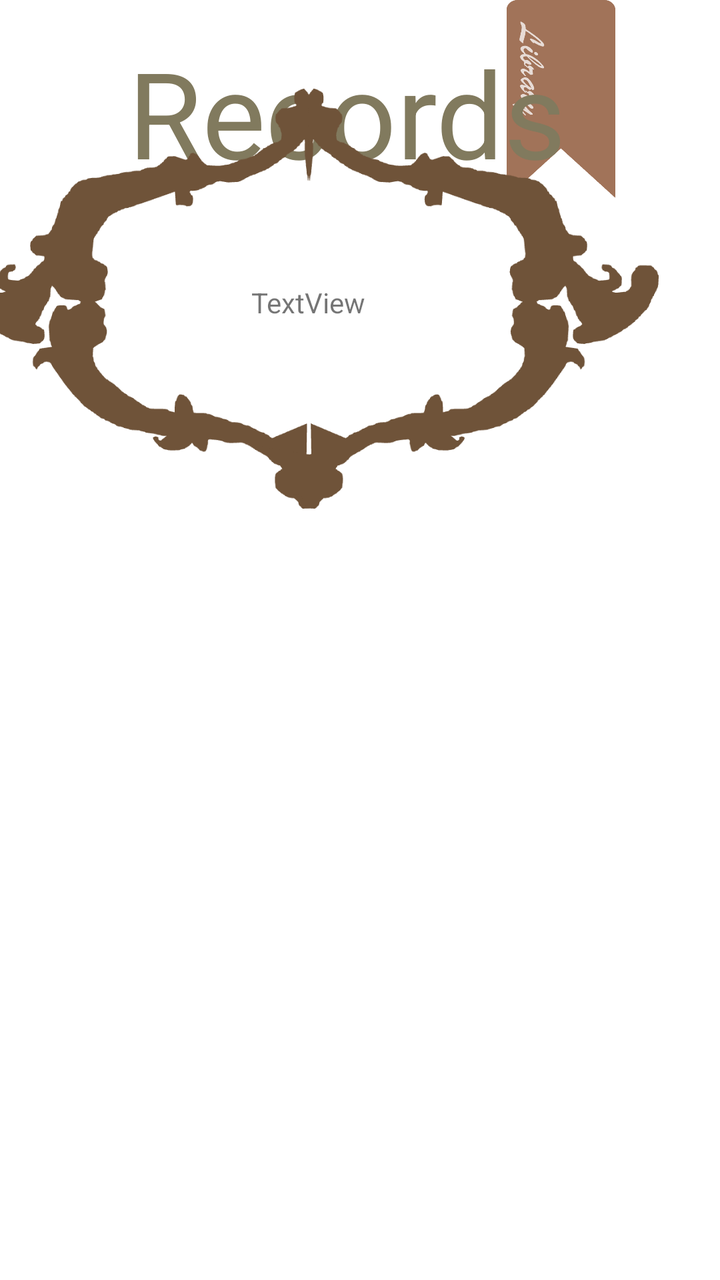
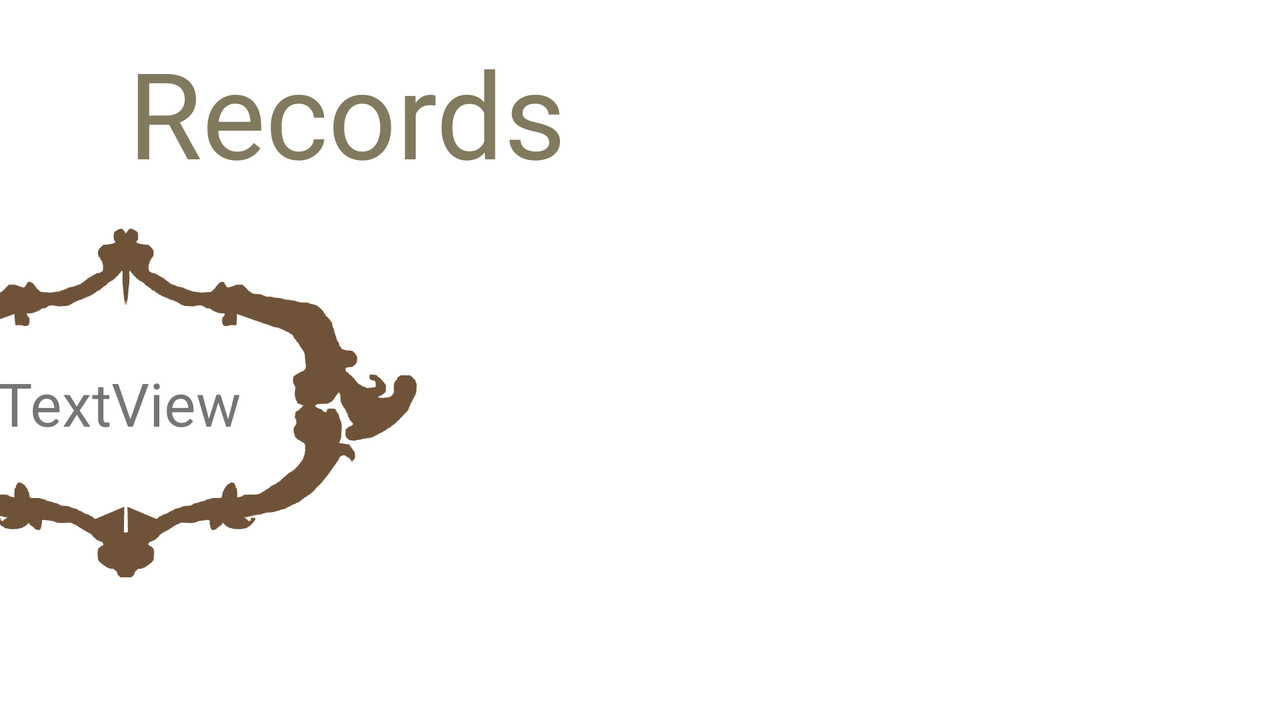

Compare how this app lays out the same screen by default and in its alternative resource folder. The renders come first, then the two layout files and the values they reference.
<!-- AndroidManifest.xml: application theme Theme.Livre -->
<!-- res/layout/activity_record.xml -->
<?xml version="1.0" encoding="utf-8"?>
<androidx.constraintlayout.widget.ConstraintLayout xmlns:android="http://schemas.android.com/apk/res/android"
    xmlns:app="http://schemas.android.com/apk/res-auto"
    xmlns:tools="http://schemas.android.com/tools"
    android:layout_width="match_parent"
    android:layout_height="match_parent"
    tools:context=".RecordActivity">

    <ImageView
        android:id="@+id/recordLibraryTag"
        android:layout_width="65dp"
        android:layout_height="107dp"
        android:layout_marginEnd="52dp"
        app:layout_constraintEnd_toEndOf="parent"
        app:layout_constraintTop_toTopOf="parent"
        app:srcCompat="@drawable/tag_library" />

    <TextView
        android:id="@+id/recordTitle"
        android:layout_width="wrap_content"
        android:layout_height="wrap_content"
        android:layout_marginStart="64dp"
        android:layout_marginTop="16dp"
        android:text="Records"
        android:textColor="@color/sage"
        android:textSize="60sp"
        app:layout_constraintStart_toStartOf="parent"
        app:layout_constraintTop_toTopOf="parent" />

    <ImageView
        android:id="@+id/recordFrame"
        android:layout_width="350dp"
        android:layout_height="406"
        android:layout_marginEnd="31dp"
        android:layout_marginBottom="288dp"
        app:layout_constraintBottom_toBottomOf="parent"
        app:layout_constraintEnd_toEndOf="parent"
        app:srcCompat="@drawable/frame1" />

    <androidx.recyclerview.widget.RecyclerView
        android:id="@+id/recordRecyclerView"
        android:layout_width="408dp"
        android:layout_height="358dp"
        android:layout_marginEnd="1dp"
        app:layout_constraintBottom_toBottomOf="parent"
        app:layout_constraintEnd_toEndOf="parent" />

    <TextView
        android:id="@+id/recordTotalTime"
        android:layout_width="139dp"
        android:layout_height="69dp"
        android:gravity="center"
        android:text="TextView"
        app:layout_constraintBottom_toTopOf="@+id/recordRecyclerView"
        app:layout_constraintEnd_toEndOf="@+id/recordFrame"
        app:layout_constraintStart_toStartOf="@+id/recordFrame"
        app:layout_constraintTop_toTopOf="@+id/recordFrame"
        app:layout_constraintVertical_bias="0.639" />
</androidx.constraintlayout.widget.ConstraintLayout>
<!-- resources referenced by this layout -->
<resources>
  <color name="sage">#817A5E</color>
  <!-- drawable frame1: png bitmap (drawable, 12892 bytes) -->
  <!-- drawable tag_library: png bitmap (drawable, 9552 bytes) -->
  <style name="Theme.Livre" parent="Theme.MaterialComponents.DayNight.DarkActionBar">
          
          <item name="colorPrimary">@color/purple_500</item>
          <item name="colorPrimaryVariant">@color/purple_700</item>
          <item name="colorOnPrimary">@color/white</item>
          
          <item name="colorSecondary">@color/teal_200</item>
          <item name="colorSecondaryVariant">@color/teal_700</item>
          <item name="colorOnSecondary">@color/black</item>
          
          <item name="android:statusBarColor" tools:targetApi="l">?attr/colorPrimaryVariant</item>
          
      </style>
  <color name="white">#FFFFFFFF</color>
  <color name="black">#FF000000</color>
</resources>
<!-- res/layout-land/activity_record.xml (the repository's variant of the layout above) -->
<!-- drawn on the phone turned sideways -->
<?xml version="1.0" encoding="utf-8"?>
<androidx.constraintlayout.widget.ConstraintLayout xmlns:android="http://schemas.android.com/apk/res/android"
    xmlns:app="http://schemas.android.com/apk/res-auto"
    xmlns:tools="http://schemas.android.com/tools"
    android:layout_width="match_parent"
    android:layout_height="match_parent"
    tools:context=".RecordActivity">

    <ImageView
        android:id="@+id/recordLibraryTag"
        android:layout_width="65dp"
        android:layout_height="107dp"
        android:layout_marginEnd="52dp"
        app:layout_constraintEnd_toEndOf="parent"
        app:layout_constraintTop_toTopOf="parent" />

    <TextView
        android:id="@+id/recordTitle"
        android:layout_width="wrap_content"
        android:layout_height="wrap_content"
        android:layout_marginStart="64dp"
        android:layout_marginTop="16dp"
        android:text="Records"
        android:textColor="@color/sage"
        android:textSize="60sp"
        app:layout_constraintStart_toStartOf="parent"
        app:layout_constraintTop_toTopOf="parent" />

    <ImageView
        android:id="@+id/recordFrame"
        android:layout_width="291dp"
        android:layout_height="285dp"
        android:layout_marginEnd="432dp"
        android:layout_marginBottom="16dp"
        app:layout_constraintBottom_toBottomOf="parent"
        app:layout_constraintEnd_toEndOf="parent"
        app:srcCompat="@drawable/frame1" />

    <androidx.recyclerview.widget.RecyclerView
        android:id="@+id/recordRecyclerView"
        android:layout_width="408dp"
        android:layout_height="358dp"
        android:layout_marginEnd="1dp"
        app:layout_constraintBottom_toBottomOf="parent"
        app:layout_constraintEnd_toEndOf="parent" />

    <TextView
        android:id="@+id/recordTotalTime"
        android:layout_width="139dp"
        android:layout_height="69dp"
        android:gravity="center"
        android:text="TextView"
        android:textSize="30sp"
        app:layout_constraintBottom_toBottomOf="@+id/recordFrame"
        app:layout_constraintEnd_toEndOf="@+id/recordFrame"
        app:layout_constraintHorizontal_bias="0.477"
        app:layout_constraintStart_toStartOf="@+id/recordFrame"
        app:layout_constraintTop_toTopOf="@+id/recordFrame" />
</androidx.constraintlayout.widget.ConstraintLayout>
<!-- resources referenced by the variant -->
<!-- as the phone turned sideways resolves them -->
<resources>
  <color name="sage">#817A5E</color>
  <!-- drawable frame1: png bitmap (drawable, 12892 bytes) -->
  <style name="Theme.Livre" parent="Theme.MaterialComponents.DayNight.DarkActionBar">
          
          <item name="colorPrimary">@color/purple_500</item>
          <item name="colorPrimaryVariant">@color/purple_700</item>
          <item name="colorOnPrimary">@color/white</item>
          
          <item name="colorSecondary">@color/teal_200</item>
          <item name="colorSecondaryVariant">@color/teal_700</item>
          <item name="colorOnSecondary">@color/black</item>
          
          <item name="android:statusBarColor" tools:targetApi="l">?attr/colorPrimaryVariant</item>
          
      </style>
  <color name="white">#FFFFFFFF</color>
  <color name="black">#FF000000</color>
</resources>
